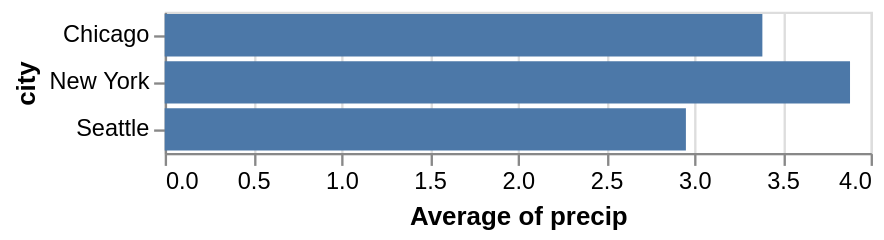

The cell this chart's notebook holds for it:
### Markdown cell above
## Changing the Mark Type

Let's say we want to represent our aggregated values using rectangular bars rather than circular points. We can do this by replacing `Chart.mark_point` with `Chart.mark_bar`:

### Code cell
alt.Chart(df).mark_bar().encode(
    x='average(precip)',
    y='city'
)

### Figure 1 — Vega-Lite specification as saved in the notebook (floating-point values rounded to 4 significant figures)
{"config": {"view": {"continuousWidth": 300, "continuousHeight": 300}}, "data": {"name": "data-8e72c2f67818e64f2c6d729f1a903405"}, "mark": {"type": "bar"}, "encoding": {"x": {"aggregate": "average", "field": "precip", "type": "quantitative"}, "y": {"field": "city", "type": "nominal"}}, "$schema": "https://vega.github.io/schema/vega-lite/v5.20.1.json", "datasets": {"data-8e72c2f67818e64f2c6d729f1a903405": [{"city": "Seattle", "month": "Apr", "precip": 2.68}, {"city": "Seattle", "month": "Aug", "precip": 0.87}, {"city": "Seattle", "month": "Dec", "precip": 5.31}, {"city": "New York", "month": "Apr", "precip": 3.94}, {"city": "New York", "month": "Aug", "precip": 4.13}, {"city": "New York", "month": "Dec", "precip": 3.58}, {"city": "Chicago", "month": "Apr", "precip": 3.62}, {"city": "Chicago", "month": "Aug", "precip": 3.98}, {"city": "Chicago", "month": "Dec", "precip": 2.56}]}}
